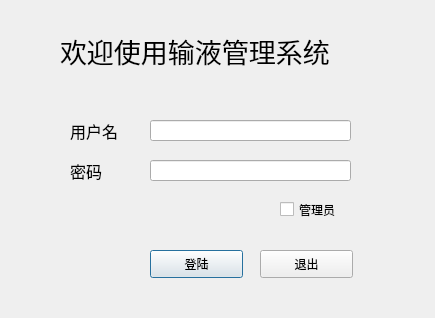
<?xml version="1.0" encoding="UTF-8"?>
<ui version="4.0">
 <class>loginDialog</class>
 <widget class="QDialog" name="loginDialog">
  <property name="geometry">
   <rect>
    <x>0</x>
    <y>0</y>
    <width>435</width>
    <height>318</height>
   </rect>
  </property>
  <property name="windowTitle">
   <string>Dialog</string>
  </property>
  <widget class="QLabel" name="label">
   <property name="geometry">
    <rect>
     <x>60</x>
     <y>20</y>
     <width>331</width>
     <height>61</height>
    </rect>
   </property>
   <property name="font">
    <font>
     <family>Agency FB</family>
     <pointsize>20</pointsize>
    </font>
   </property>
   <property name="text">
    <string>欢迎使用输液管理系统</string>
   </property>
  </widget>
  <widget class="QLabel" name="label_2">
   <property name="geometry">
    <rect>
     <x>70</x>
     <y>120</y>
     <width>71</width>
     <height>21</height>
    </rect>
   </property>
   <property name="font">
    <font>
     <family>Agency FB</family>
     <pointsize>12</pointsize>
    </font>
   </property>
   <property name="text">
    <string>用户名</string>
   </property>
  </widget>
  <widget class="QLabel" name="label_3">
   <property name="geometry">
    <rect>
     <x>70</x>
     <y>160</y>
     <width>71</width>
     <height>21</height>
    </rect>
   </property>
   <property name="font">
    <font>
     <family>Agency FB</family>
     <pointsize>12</pointsize>
    </font>
   </property>
   <property name="text">
    <string>密码</string>
   </property>
  </widget>
  <widget class="QLineEdit" name="userName">
   <property name="geometry">
    <rect>
     <x>150</x>
     <y>120</y>
     <width>201</width>
     <height>21</height>
    </rect>
   </property>
  </widget>
  <widget class="QLineEdit" name="password">
   <property name="geometry">
    <rect>
     <x>150</x>
     <y>160</y>
     <width>201</width>
     <height>21</height>
    </rect>
   </property>
  </widget>
  <widget class="QCheckBox" name="checkBox">
   <property name="geometry">
    <rect>
     <x>280</x>
     <y>200</y>
     <width>71</width>
     <height>19</height>
    </rect>
   </property>
   <property name="text">
    <string>管理员</string>
   </property>
  </widget>
  <widget class="QPushButton" name="buttonLogin">
   <property name="geometry">
    <rect>
     <x>150</x>
     <y>250</y>
     <width>93</width>
     <height>28</height>
    </rect>
   </property>
   <property name="text">
    <string>登陆</string>
   </property>
  </widget>
  <widget class="QPushButton" name="buttonExit_2">
   <property name="geometry">
    <rect>
     <x>260</x>
     <y>250</y>
     <width>93</width>
     <height>28</height>
    </rect>
   </property>
   <property name="text">
    <string>退出</string>
   </property>
  </widget>
 </widget>
 <resources/>
 <connections/>
</ui>
